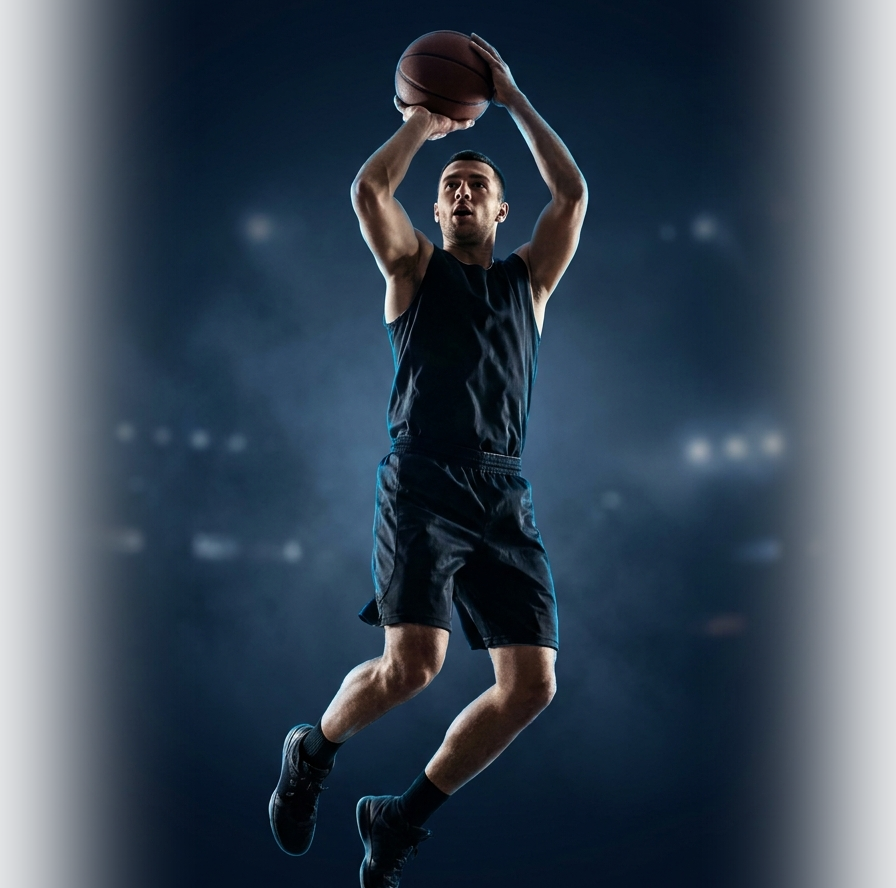
#> input picture assets/hero-basketball.png, 896 x 888 px, found by its file name
$ python process_hero_images.py
#> lines starting #> are read from the running program, lines starting #| are printed output that depends on the picture
"""
Process hero athlete images for the corporate homepage:
  1. Crop each image tightly so the athlete figure starts at y=0 of the
     output (per-sport top crop, since figures are at different vertical
     positions in each Higgsfield generation).
  2. Crop bottom 10% to strip the Higgsfield watermark.
  3. Apply a side-only alpha feather (rectangular mask, sides feather,
     top/bottom stay opaque) so the figure spans the full vertical
     bounds when rendered.
Outputs RGBA PNGs over the originals (in-place replacement).
"""

from PIL import Image, ImageFilter, ImageDraw, ImageChops
from pathlib import Path

ASSETS = Path(r"C:/Users/micha/OneDrive/Documents/Claude/Projects/homepage-rebrand/assets")
IMAGES = [
    "hero-basketball.png",
    "hero-football.png",
    "hero-soccer.png",
    "hero-boxing.png",
]

# Per-image top crop — how much empty stadium / sky to remove before the
# figure starts. Tuned per pose so the athlete's head/ball lands right at
# the top edge of the output.
TOP_CROPS = {
    "hero-basketball.png": 0.16,   # ball at ~17% of original
    "hero-football.png":   0.24,   # helmet at ~25-30%
    "hero-soccer.png":     0.13,   # head at ~14-17%
    "hero-boxing.png":     0.24,   # head at ~25-30%
}

# Bottom crop strips the Higgsfield watermark band.
CROP_BOTTOM_FRAC = 0.10


def crop_to_figure(img: Image.Image, top_frac: float, bottom_frac: float) -> Image.Image:
    """Crop top empty space + bottom watermark band so the figure fills bounds."""
    w, h = img.size
    new_top = int(h * top_frac)
    new_bottom = h - int(h * bottom_frac)
    return img.crop((0, new_top, w, new_bottom))


def feather_edges(img: Image.Image) -> Image.Image:
    """Side + bottom alpha feather. Top stays opaque so the athlete's
    head/ball lands sharply at the top edge; sides and bottom soften
    so the photo dissolves into the page bg."""
    img = img.convert("RGBA")
    w, h = img.size

    # Rectangular mask: full top, side inset, bottom inset
    mask = Image.new("L", (w, h), 0)
    draw = ImageDraw.Draw(mask)
    inset_x = int(w * 0.08)
    inset_bottom = int(h * 0.07)
    draw.rectangle([inset_x, 0, w - inset_x, h - inset_bottom], fill=255)
    blur_radius = int(min(w, h) * 0.06)
    mask = mask.filter(ImageFilter.GaussianBlur(radius=blur_radius))

    # Multiply existing alpha with the new feather mask
    r, g, b, a = img.split()
    new_a = ImageChops.multiply(a, mask)
    img.putalpha(new_a)
    return img


def process(path: Path) -> None:
    print(f"  Processing {path.name}...", end=" ")
    img = Image.open(path).convert("RGBA")
    before = img.size
    top_frac = TOP_CROPS.get(path.name, 0.0)
    img = crop_to_figure(img, top_frac, CROP_BOTTOM_FRAC)
    img = feather_edges(img)
    img.save(path, "PNG", optimize=True)
    print(f"done {before} -> {img.size} ({path.stat().st_size // 1024} KB)")


def main():
    print("Hero image processor")
    print("=" * 50)
    for name in IMAGES:
        process(ASSETS / name)
#> in process, img is the input picture: PIL image 896x888 RGBA; mean R, G, B, A 21.1, 36.9, 54.1, 213.9
#> in crop_to_figure, `return img.crop((0, new_top, w, new_bottom))`:
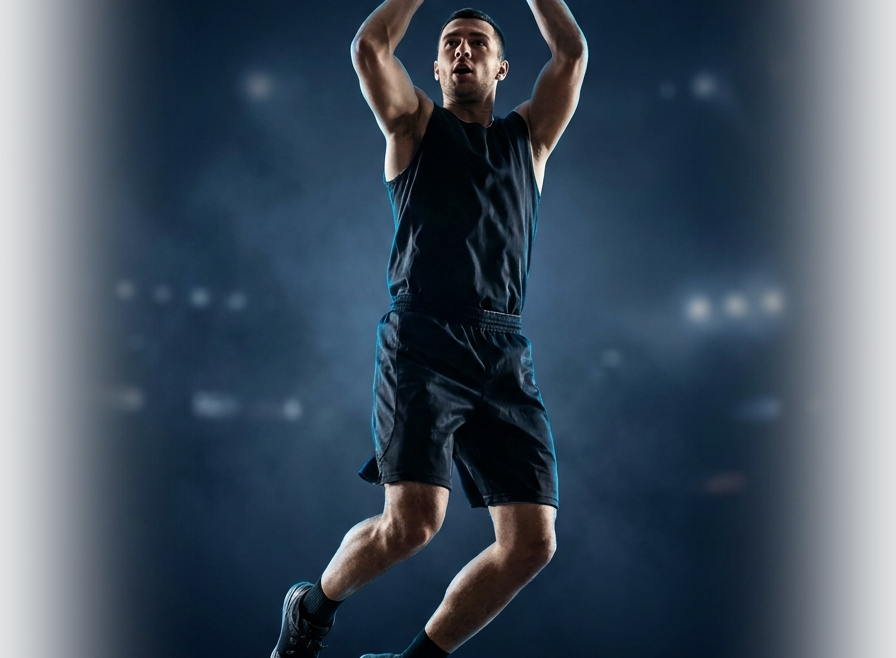
#> returned value: PIL image 896x658 RGBA; mean R, G, B, A 25.3, 42.1, 59.6, 213.9; transparent parts drawn white
#> in feather_edges, `mask = Image.new("L", (w, h), 0)`: mask: PIL image 896x658 L; every value is 0
#> in feather_edges, `r, g, b, a = img.split()`:
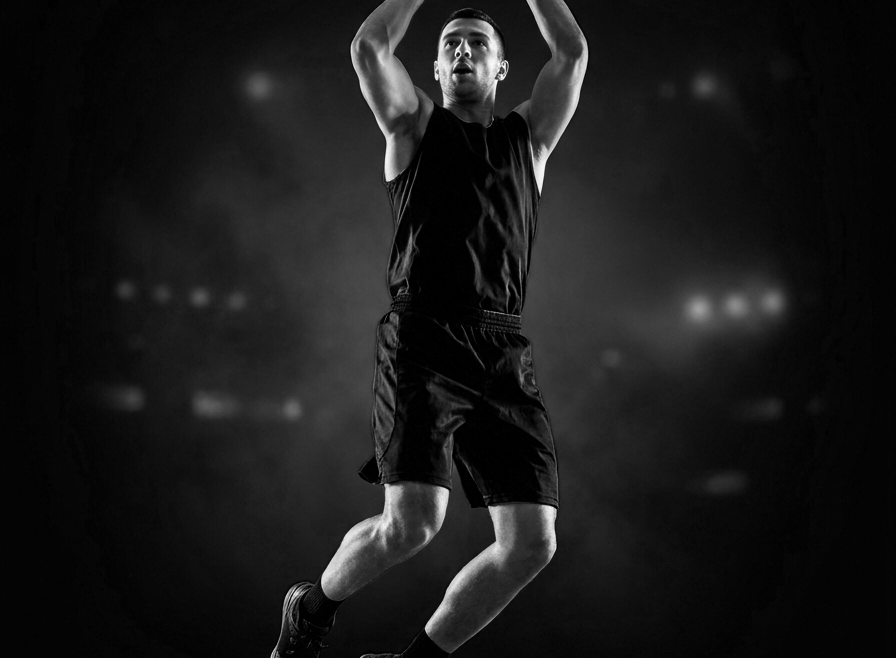
#> r: PIL image 896x658 L; min 0, max 255, mean 25.3
#> in feather_edges, `r, g, b, a = img.split()`:
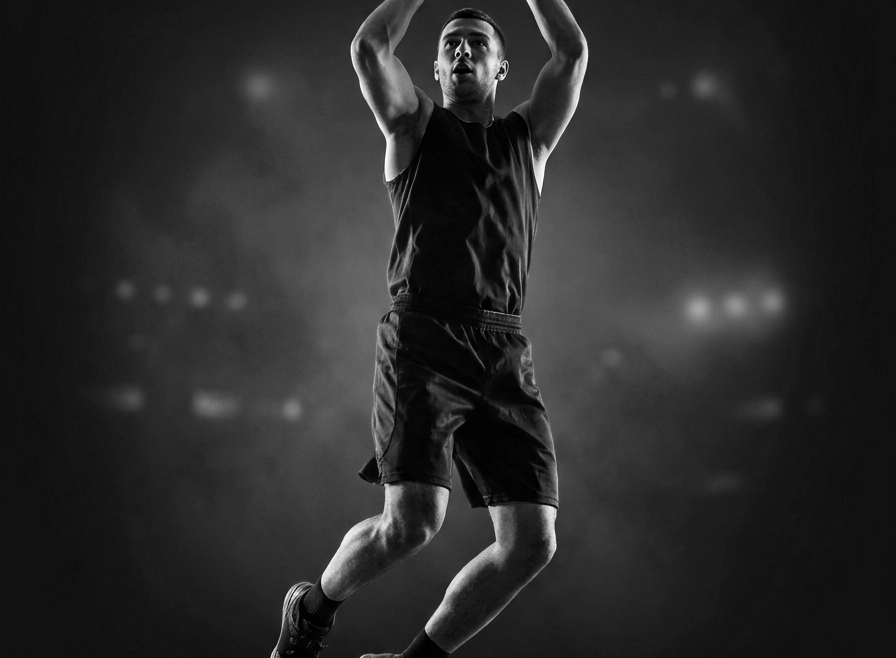
#> g: PIL image 896x658 L; min 0, max 255, mean 42.1
#> in feather_edges, `r, g, b, a = img.split()`:
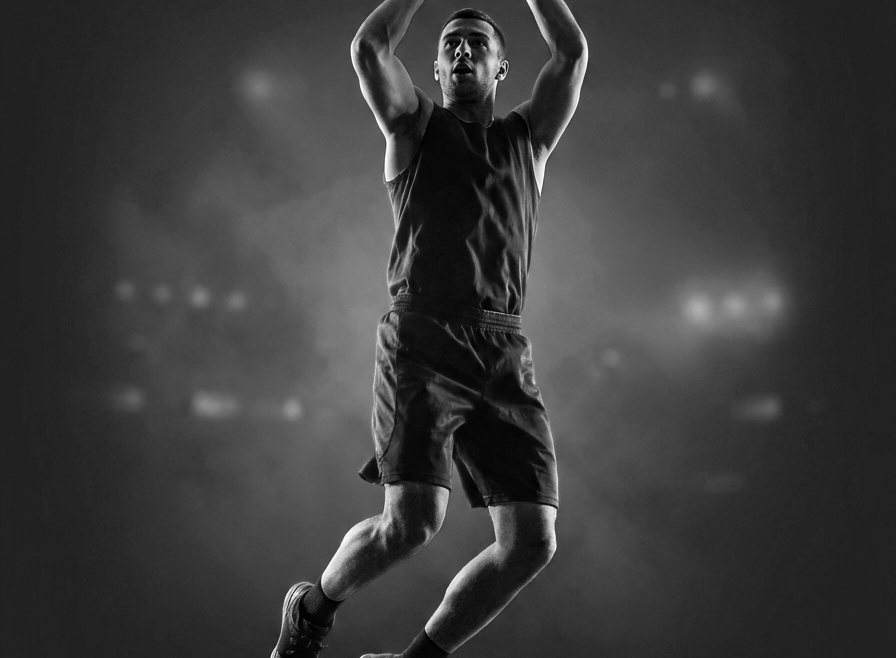
#> b: PIL image 896x658 L; min 0, max 255, mean 59.6
#> in feather_edges, `r, g, b, a = img.split()`:
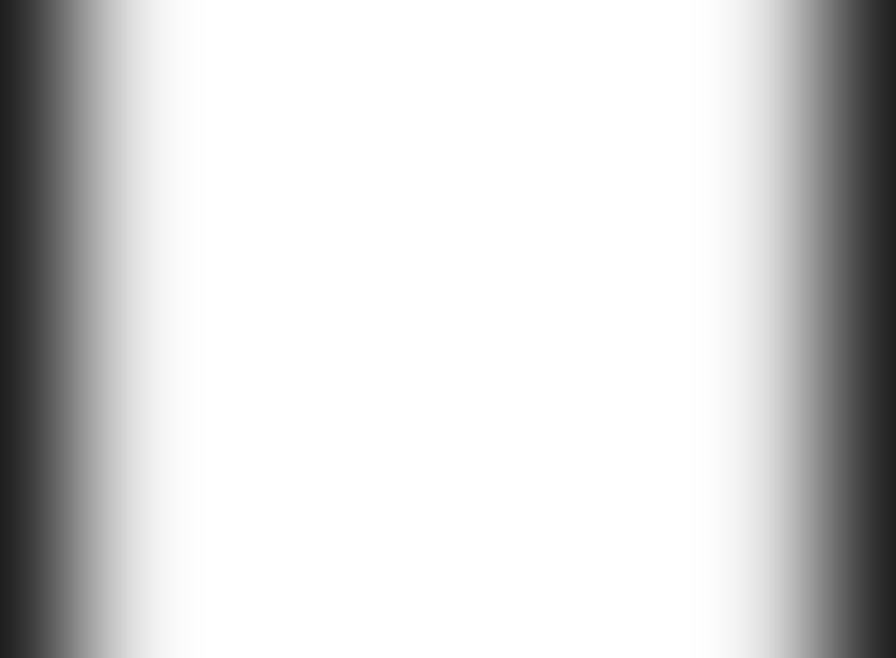
#> a: PIL image 896x658 L; min 30, max 255, mean 213.9
#> in feather_edges, `new_a = ImageChops.multiply(a, mask)`:
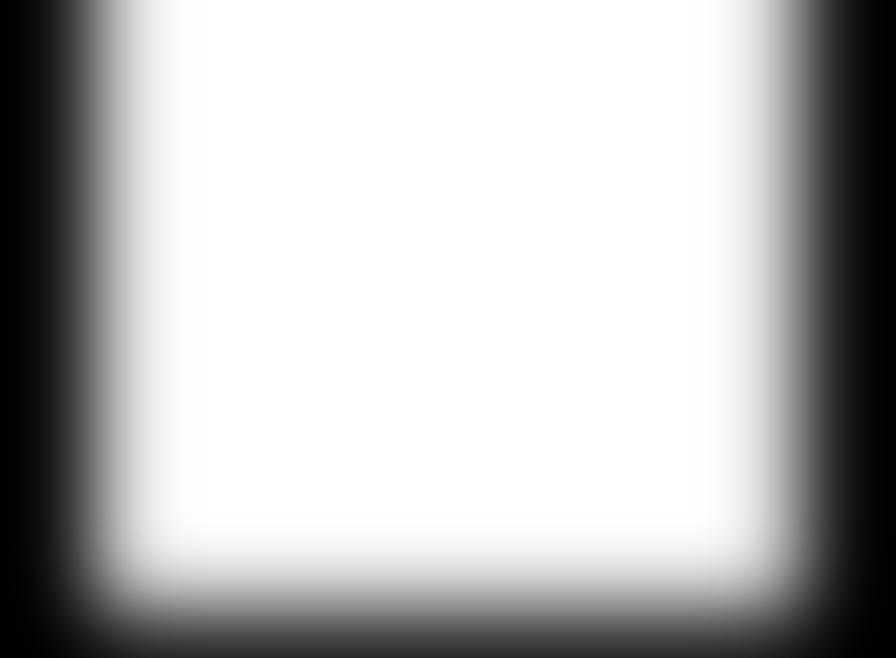
#> new_a: PIL image 896x658 L; min 0, max 255, mean 185.4
#> in feather_edges, `img.putalpha(new_a)`:
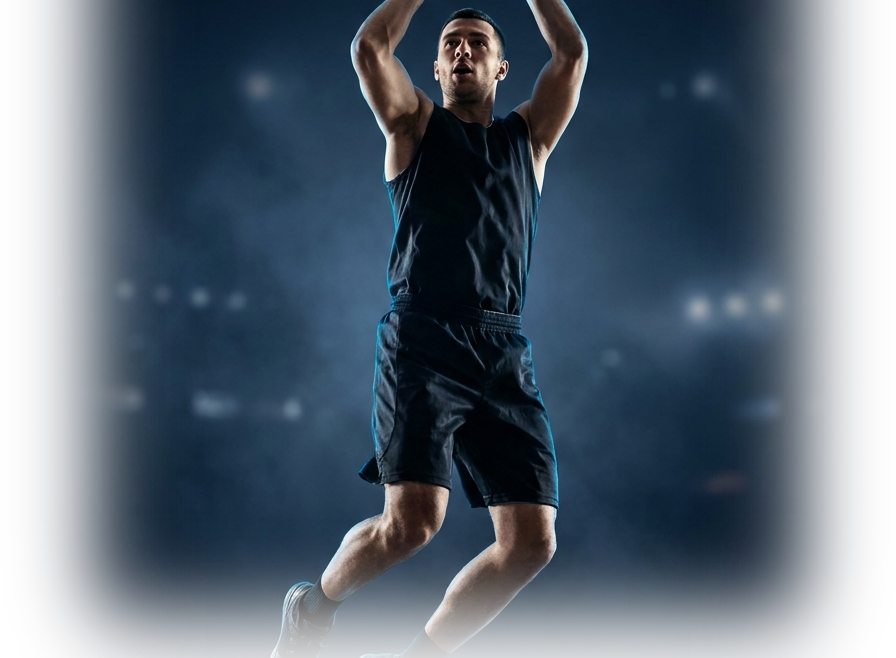
#> img: PIL image 896x658 RGBA; mean R, G, B, A 25.3, 42.1, 59.6, 185.4; transparent parts drawn white
    print("=" * 50)
    print("All images processed.")


if __name__ == "__main__":
#> (the run stopped early here; a loop or call above may not have finished)
